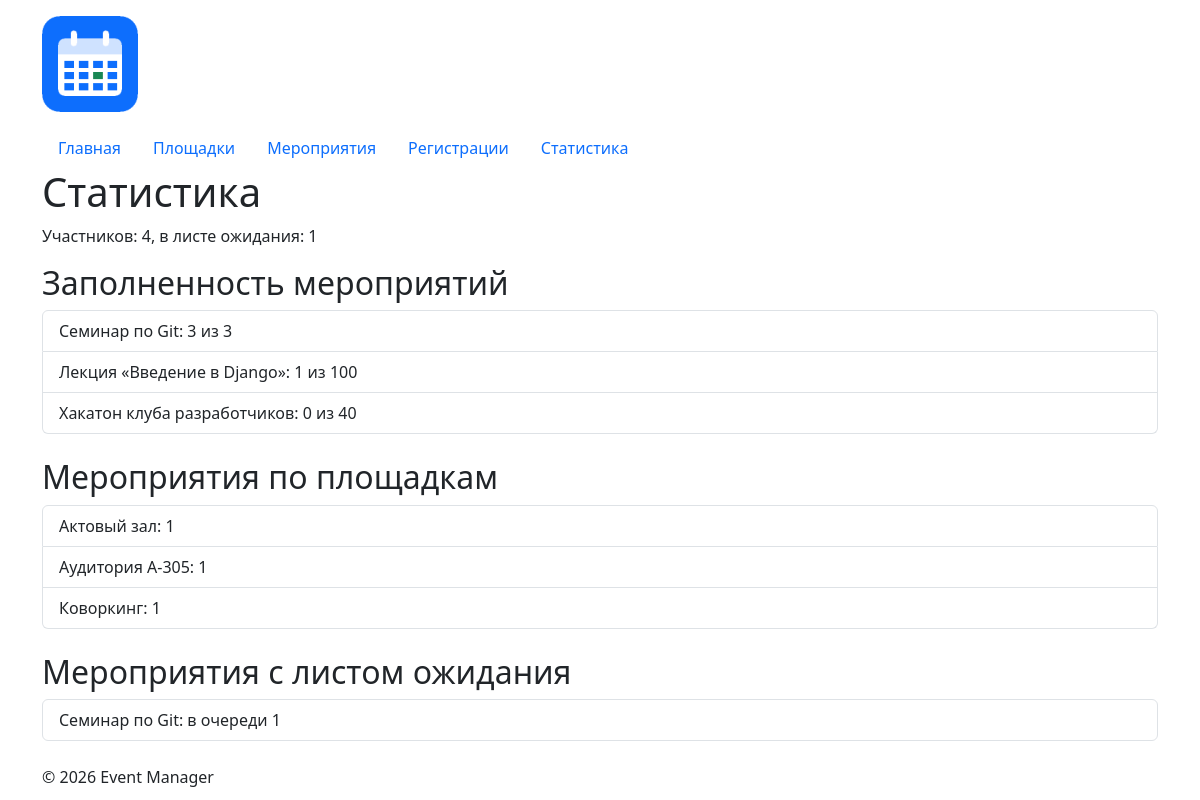
/registrations/statistics/, run on the app's committed database.
### registrations/views.py (the view)
# urls.py: path("statistics/", views.statistics, name="statistics"),
def statistics(request):
    with closing(get_connection()) as conn:
        totals = conn.execute(
            """
            SELECT
                COUNT(CASE WHEN status = 'registered' THEN 1 END)
                    AS registered,
                COUNT(CASE WHEN status = 'waitlist' THEN 1 END)
                    AS waitlist
            FROM registrations;
            """
        ).fetchone()
        by_event = conn.execute(
            """
            SELECT
                events.title AS event_title,
                events.capacity,
                COUNT(registrations.id) AS registered_count
            FROM events
            LEFT JOIN registrations
                ON registrations.event_id = events.id
                AND registrations.status = 'registered'
            GROUP BY events.id, events.title, events.capacity
            ORDER BY registered_count DESC;
            """
        ).fetchall()
        by_venue = conn.execute(
            """
            SELECT
                venues.name AS venue_name,
                COUNT(events.id) AS events_count
            FROM venues
            LEFT JOIN events ON events.venue_id = venues.id
            GROUP BY venues.id, venues.name
            ORDER BY events_count DESC, venues.name;
            """
        ).fetchall()
        with_waitlist = conn.execute(
            """
            SELECT
                events.title AS event_title,
                COUNT(registrations.id) AS waitlist_count
            FROM events
            JOIN registrations ON registrations.event_id = events.id
            WHERE registrations.status = 'waitlist'
            GROUP BY events.id, events.title
            HAVING COUNT(registrations.id) >= 1;
            """
        ).fetchall()
    return render(
        request,
        "registrations/statistics.html",
        {
            "totals": totals,
            "by_event": by_event,
            "by_venue": by_venue,
            "with_waitlist": with_waitlist,
        },
    )

### db/database.py (called while the page is built)
def get_connection(path: Path = DB_PATH) -> sqlite3.Connection:
    conn = sqlite3.connect(path)
    conn.execute("PRAGMA foreign_keys = ON")
    conn.row_factory = sqlite3.Row
    return conn

### registrations/templates/registrations/statistics.html (shortened to what this page needs)
{% extends "base.html" %}
{% block content %}
    <h1>Статистика</h1>
    <p>
        Участников: {{ totals.registered }},
        в листе ожидания: {{ totals.waitlist }}
    </p>
    <h2>Заполненность мероприятий</h2>
    <ul class="list-group mb-4">
        {% for item in by_event %}
            <li class="list-group-item">
                {{ item.event_title }}:
                {{ item.registered_count }} из {{ item.capacity }}
            </li>
        {% empty %}
            <li class="list-group-item">Данные отсутствуют.</li>
        {% endfor %}
    </ul>
    <h2>Мероприятия по площадкам</h2>
    <ul class="list-group mb-4">
        {% for item in by_venue %}
            <li class="list-group-item">
                {{ item.venue_name }}: {{ item.events_count }}
            </li>
        {% empty %}
            <li class="list-group-item">Данные отсутствуют.</li>
        {% endfor %}
    </ul>
    <h2>Мероприятия с листом ожидания</h2>
    <ul class="list-group">
        {% for item in with_waitlist %}
            <li class="list-group-item">
                {{ item.event_title }}: в очереди {{ item.waitlist_count }}
            </li>
        {% empty %}
            <li class="list-group-item">Листов ожидания нет.</li>
        {% endfor %}
    </ul>
{% endblock %}

### templates/base.html (shortened to what this page needs)
{% load static %}
<!DOCTYPE html>
<html lang="ru">
<head>
    <link
        rel="stylesheet"
        href="https://cdn.jsdelivr.net/npm/bootstrap@5.3.3/dist/css/bootstrap.min.css"
    >
    <link
        rel="stylesheet"
        href="{% static 'homepage/css/style.css' %}"
    >
</head>
<body>
    <header class="container">
        <img
            src="{% static 'homepage/img/logo.png' %}"
            alt="Event Manager"
            class="event-logo"
        >
        {% include "includes/navigation.html" %}
    </header>
    <main class="container">
        {% block content %}
        {% endblock %}
    </main>
    <footer class="container mt-4 mb-3">
        <p>
            © <span id="current-year"></span> Event Manager
        </p>
    </footer>
</body>
</html>

### templates/includes/navigation.html
<nav class="nav">
    <a class="nav-link" href="{% url 'homepage:index' %}">Главная</a>
    <a class="nav-link" href="{% url 'venues:list' %}">Площадки</a>
    <a class="nav-link" href="{% url 'events:list' %}">Мероприятия</a>
    <a class="nav-link" href="{% url 'registrations:list' %}">Регистрации</a>
    <a class="nav-link" href="{% url 'registrations:statistics' %}">
        Статистика
    </a>
</nav>

### homepage/static/homepage/css/style.css (style rules this page uses)
body { min-height: 100vh; }
.event-logo { width: 96px; height: auto; margin: 1rem 0; }

### data on the page
events: event_title "Семинар по Git", registered_count "3", capacity "3", waitlist_count "1"
events: event_title "Лекция «Введение в Django»", registered_count "1", capacity "100"
events: event_title "Хакатон клуба разработчиков", registered_count "0", capacity "40"
venues: venue_name "Актовый зал", events_count "1"
venues: venue_name "Аудитория А-305", events_count "1"
venues: venue_name "Коворкинг", events_count "1"

### other printed values
{{ totals.registered }} "4"
{{ totals.waitlist }} "1"
